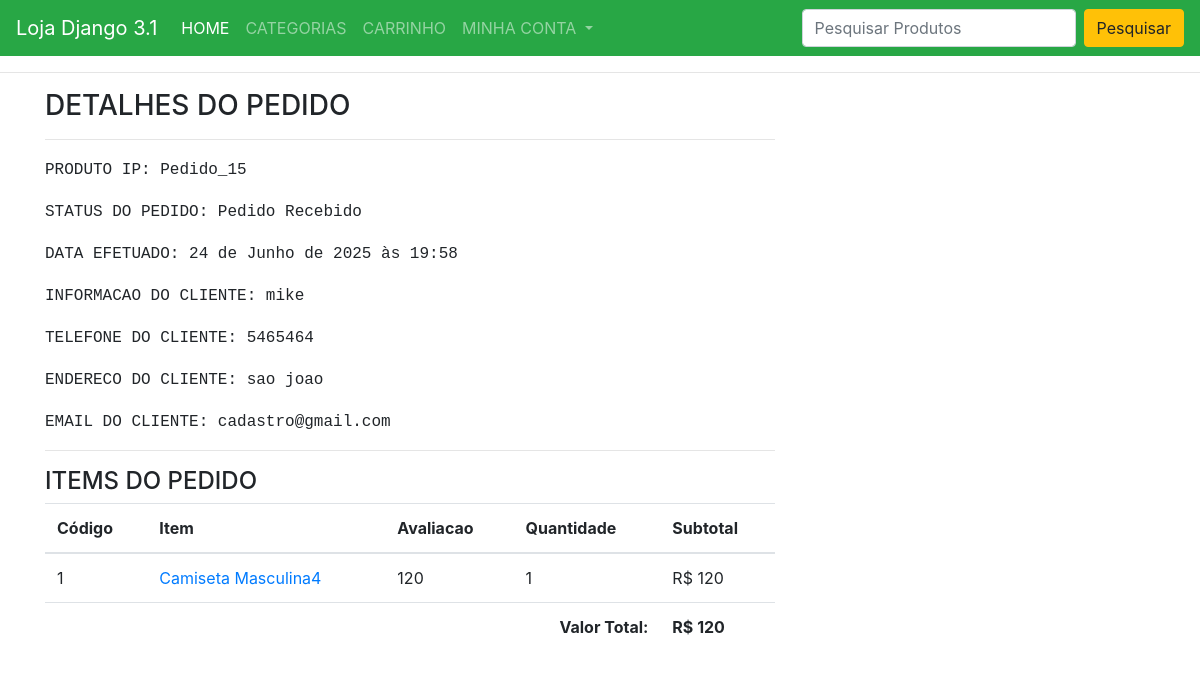
Screenshot of /perfil/pedido-15/ (signed in) with the database file from the repository.
### lojaapp/models.py (models this page shows, shortened)
class Pedido_order(models.Model):
    carrinho = models.OneToOneField(Carrinho, on_delete=models.CASCADE)
    ordenando_por = models.CharField(max_length=200)
    endereco_envio = models.CharField(max_length=200)
    telefone = models.CharField(max_length=10)
    email = models.EmailField(null=True, blank=True)
    endereco_envio = models.CharField(max_length=200)
    subtotal = models.PositiveIntegerField()
    disconto = models.PositiveIntegerField()
    total = models.PositiveIntegerField()
    pedido_status = models.CharField(max_length=50, choices=PEDIDO_STATUS)
    criado_em = models.DateTimeField(auto_now_add=True)
    pagamento_method = models.CharField(max_length=20, choices=METHOD, default="Dinehriro na Entrega")
    pagamento_completo = models.BooleanField(default=False, null=True, blank=True)

class CarrinhoProduto(models.Model):
    carrinho = models.ForeignKey(Carrinho, on_delete=models.CASCADE)
    produto = models.ForeignKey(Produto, on_delete=models.CASCADE)
    avaliacao = models.PositiveIntegerField()
    quantidade = models.PositiveIntegerField()
    subtotal = models.PositiveIntegerField()

class Produto(models.Model):
    titulo = models.CharField(max_length=200)
    slug = models.SlugField(unique=True)
    categoria = models.ForeignKey(Categoria, on_delete=models.CASCADE)
    image = models.ImageField(upload_to="produtos")
    preco_mercado = models.PositiveIntegerField()
    venda = models.PositiveIntegerField()
    descricao = models.TextField()
    garantia = models.CharField(max_length=300, null=True, blank=True)
    return_devolucao = models.CharField(max_length=300, null=True, blank=True)
    visualizacao = models.PositiveIntegerField(default=0)

### lojaapp/views.py (the view)
# urls.py: path("perfil/pedido-<int:pk>/", ClientePedidoDetalheView.as_view(), name="clientepedidodetalhe"),
class ClientePedidoDetalheView(DetailView):
    template_name = "clientepedidodetalhe.html"
    model = Pedido_order
    context_object_name = 'pedido_obj'
    def dispatch(self, request, *args, **kwargs):
        if not (request.user.is_authenticated and Cliente.objects.filter(user=request.user).exists()):
            return redirect("/entrar/?next=/perfil/")
        pedido = self.get_object()
        if pedido.carrinho.cliente != request.user.cliente:
            return redirect("lojaapp:clienteperfil")
        return super().dispatch(request, *args, **kwargs)

### lojaapp/templates/clientepedidodetalhe.html (shortened to what this page needs)
{% extends 'base.html' %}
{% load humanize %}
{% block content %}
<div class="container">
    <div class="row">
        <div class="col-md-8 max-auto">
            <h3>DETALHES DO PEDIDO</h3>
            <hr>
            <p><samp>PRODUTO IP: </samp><samp>Pedido_{{pedido_obj.id}}</p></samp>
            <p><samp>STATUS DO PEDIDO: </samp><samp>{{pedido_obj.pedido_status}}
            </p></samp>
            <p><samp>DATA EFETUADO: </samp><samp>{{pedido_obj.criado_em}}</p>
            <p><samp>INFORMACAO DO CLIENTE:
                </samp><samp>{{pedido_obj.ordenando_por}}</p></samp>
            <p><samp>TELEFONE DO CLIENTE: </samp><samp>{{pedido_obj.telefone}}</p>
            <p><samp>ENDERECO DO CLIENTE:
                </samp><samp>{{pedido_obj.endereco_envio}}</p></samp>
            <p><samp>EMAIL DO CLIENTE: </samp><samp>{{pedido_obj.email}}</p>
            <hr>
            <h4>ITEMS DO PEDIDO</h4>
            <table class="table">
                <thead>
                    <tr>
                        <th>Código</th>
                        <th>Item</th>
                        <th>Avaliacao</th>
                        <th>Quantidade</th>
                        <th>Subtotal</th>
                    </tr>
                </thead>
                <tbody>
                    {% for cp in pedido_obj.carrinho.carrinhoproduto_set.all %}
                    <tr>
                        <td>{{forloop.counter}}</td>
                        <td><a target="blank" href="{% url 'lojaapp:produtodetalhe' cp.produto.slug %}">{{cp.produto.titulo}}{{cp.produto.id}}</a></td>
                        <td>{{cp.avaliacao}}</td>
                        <td>{{cp.quantidade}}</td>
                        <td>R$ {{cp.subtotal}}</td>
                    </tr>
                    {% endfor %}
                    <tr>
                        <th colspan="4" class="text-right"> Valor Total:</th>
                        <th> R$ {{pedido_obj.total|intcomma}}</th>
                    </tr>
                </tbody>
            </table>
        </div>
    </div>
</div>
{% endblock %}

### rows the page displays
Pedido_order: id "15", pedido_status "Pedido Recebido", criado_em "24 de Junho de 2025 às 19:58", ordenando_por "mike", telefone "5465464", endereco_envio "sao joao", email "cadastro@gmail.com", total "120"
CarrinhoProduto: produto.titulo "Camiseta Masculina", produto.id "4", avaliacao "120", quantidade "1", subtotal "120"
